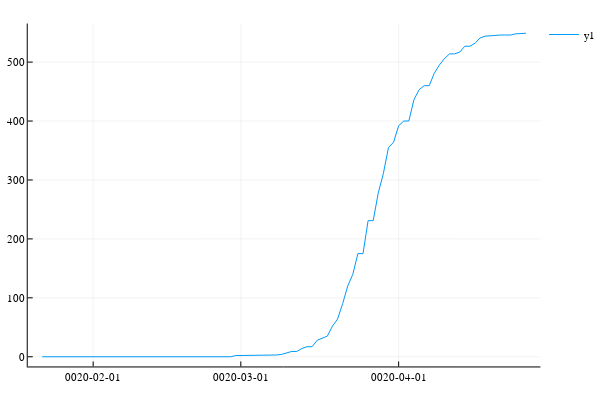

The code cell stored with this chart in its notebook:
### Code cell
plotly()
plot(datadates,y)

### Figure 1 — Plotly figure (JSON) as saved in the notebook; plotly's stock layout.template omitted (floating-point values rounded to 4 significant figures)
{"data": [{"colorbar": {"title": ""}, "legendgroup": "y1", "line": {"color": "rgba(0, 154, 250, 1.000)", "dash": "solid", "shape": "linear", "width": 1}, "mode": "lines", "name": "y1", "showlegend": true, "type": "scatter", "x": [6961, 6962, 6963, 6964, 6965, 6966, 6967, 6968, 6969, 6970, 6971, 6972, 6973, 6974, 6975, 6976, 6977, 6978, 6979, 6980, 6981, 6982, 6983, 6984, 6985, 6986, 6987, 6988, 6989, 6990, 6991, 6992, 6993, 6994, 6995, 6996, 6997, 6998, 6999, 7000, 7001, 7002, 7003, 7004, 7005, 7006, 7007, 7008, 7009, 7010, 7011, 7012, 7013, 7014, 7015, 7016, 7017, 7018, 7019, 7020, 7021, 7022, 7023, 7024, 7025, 7026, 7027, 7028, 7029, 7030, 7031, 7032, 7033, 7034, 7035, 7036, 7037, 7038, 7039, 7040, 7041, 7042, 7043, 7044, 7045, 7046, 7047, 7048, 7049, 7050, 7051, 7052, 7053, 7054, 7055, 7056], "xaxis": "x1", "y": [0, 0, 0, 0, 0, 0, 0, 0, 0, 0, 0, 0, 0, 0, 0, 0, 0, 0, 0, 0, 0, 0, 0, 0, 0, 0, 0, 0, 0, 0, 0, 0, 0, 0, 0, 0, 0, 0, 2, 2, 2, 2, 2, 3, 3, 3, 3, 4, 6, 9, 9, 14, 17, 17, 28, 31, 35, 52, 64, 90, 120, 140, 175, 175, 231, 231, 278, 311, 355, 364, 392, 400, 400, 436, 453, 460, 460, 481, 495, 506, 514, 514, 517, 527, 527, 532, 541, 544, 545, 545, 546, 546, 546, 548, 549, 549], "yaxis": "y1", "zmax": null, "zmin": null}], "layout": {"annotations": [], "height": 400, "legend": {"bgcolor": "rgba(255, 255, 255, 1.000)", "bordercolor": "rgba(0, 0, 0, 1.000)", "font": {"color": "rgba(0, 0, 0, 1.000)", "family": "sans-serif", "size": 11}, "tracegroupgap": 0, "x": 1, "y": 1}, "margin": {"b": 20, "l": 0, "r": 0, "t": 20}, "paper_bgcolor": "rgba(255, 255, 255, 1.000)", "plot_bgcolor": "rgba(255, 255, 255, 1.000)", "showlegend": true, "width": 600, "xaxis": {"anchor": "y1", "domain": [0.05101, 0.9934], "gridcolor": "rgba(0, 0, 0, 0.100)", "gridwidth": 0.5, "linecolor": "rgba(0, 0, 0, 1.000)", "mirror": false, "range": [6958.0, 7059.0], "showgrid": true, "showline": true, "showticklabels": true, "tickangle": 0, "tickcolor": "rgb(0, 0, 0)", "tickfont": {"color": "rgba(0, 0, 0, 1.000)", "family": "sans-serif", "size": 11}, "tickmode": "array", "ticks": "inside", "ticktext": ["0020-02-01", "0020-03-01", "0020-04-01"], "tickvals": [6971, 7000, 7031], "title": "", "titlefont": {"color": "rgba(0, 0, 0, 1.000)", "family": "sans-serif", "size": 15}, "type": "-", "visible": true, "zeroline": false, "zerolinecolor": "rgba(0, 0, 0, 1.000)"}, "yaxis": {"anchor": "x1", "domain": [0.03762, 0.9902], "gridcolor": "rgba(0, 0, 0, 0.100)", "gridwidth": 0.5, "linecolor": "rgba(0, 0, 0, 1.000)", "mirror": false, "range": [-16.47, 565.5], "showgrid": true, "showline": true, "showticklabels": true, "tickangle": 0, "tickcolor": "rgb(0, 0, 0)", "tickfont": {"color": "rgba(0, 0, 0, 1.000)", "family": "sans-serif", "size": 11}, "tickmode": "array", "ticks": "inside", "ticktext": ["0", "100", "200", "300", "400", "500"], "tickvals": [0, 100, 200, 300, 400, 500], "title": "", "titlefont": {"color": "rgba(0, 0, 0, 1.000)", "family": "sans-serif", "size": 15}, "type": "-", "visible": true, "zeroline": false, "zerolinecolor": "rgba(0, 0, 0, 1.000)"}}}
